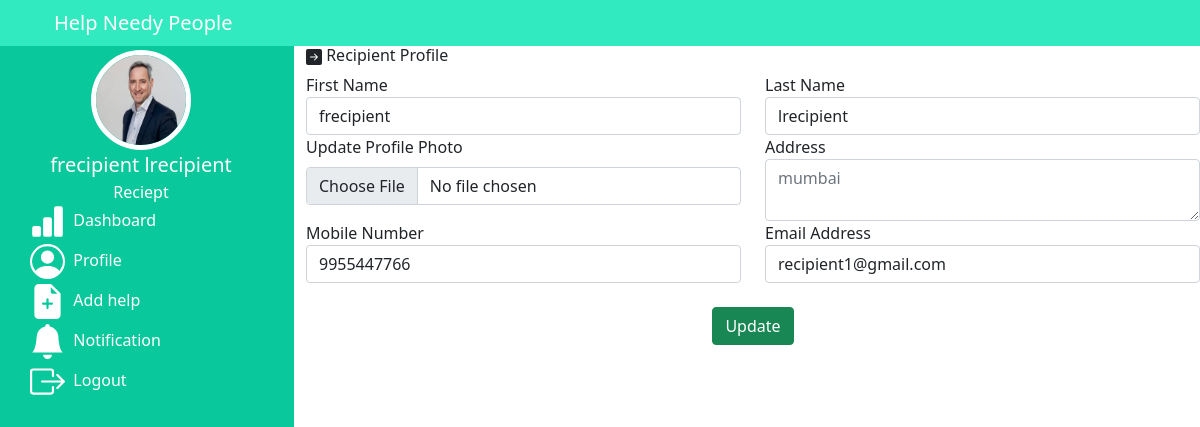
/reciept/rprofile.php (signed in), run on the app's committed database.
### tables this page shows
CREATE TABLE `user` (
  `id` int(6) UNSIGNED NOT NULL,
  `role` varchar(30) NOT NULL,
  `fname` varchar(30) NOT NULL,
  `lname` varchar(30) NOT NULL,
  `photo` varchar(50) DEFAULT NULL,
  `address` varchar(50) DEFAULT NULL,
  `mobile` varchar(30) NOT NULL,
  `email` varchar(50) NOT NULL,
  `pass` varchar(300) NOT NULL,
  `otp` varchar(6) DEFAULT NULL
);

### reciept/rprofile.php (the view, shortened to what this page needs)
<!doctype html>
<html lang="en">
<head>
    <link href="https://cdn.jsdelivr.net/npm/bootstrap@5.0.2/dist/css/bootstrap.min.css" rel="stylesheet"
>
</head>
<body>
    <div class="row sticky-top">
        <div class="col-12">
            <nav class="navbar navbar-expand-lg navbar-dark" style="background-color: rgb(50, 234, 191);">
                <div class="container justify-content-between">
                    <div><a class="navbar-brand" href="reciept.php">Help Needy People</a></div>
                </div>
            </nav>
        </div>
    </div>
    <div class="row">
        <div class="col-3 vh-100  overflow-auto text-white" style="background-color: rgb(9, 200, 155);">
            <div class="row justify-content-around">
            <?php
                  include_once '../includes/conn.php';
                     $aid=$_SESSION['id'];
          $query="select * from user where id='$aid'";
          $result=mysqli_query($conn,$query);
         while ($row=mysqli_fetch_array($result)){
             ?>
                <div class="col-12">
                    <center>
                        <img src=<?= $row['photo']; ?> width="100px" height="100px" alt=""
                            class="rounded-circle border border-white border-5 mt-1">
                    </center>
                </div>
            </div>
            <div class="row  justify-content-around">
                <div class="col-12">
                    <center>
                        <p class="m-0" style="font-size: 20px;"><?= $row['fname']; ?> <?= $row['lname']; ?></p>
                        <p class="m-0 ">Reciept</p>
                    </center>
                </div>
                <?php } ?>
            </div>
            <div class="menu">
                <a href="reciept.php"> &nbsp;Dashboard</a>
                <a href="rprofile.php"> &nbsp;Profile</a>
                    <a href="addhelp.php"> &nbsp;Add help</a>
                <a href="snotifiction.php"><svg xmlns="http://www.w3.org/2000/svg" width="35" height="35"
                        fill="currentColor" class="bi bi-bell-fill" viewBox="0 0 16 16">
                        <path
                            d="M8 16a2 2 0 0 0 2-2H6a2 2 0 0 0 2 2zm.995-14.901a1 1 0 1 0-1.99 0A5.002 5.002 0 0 0 3 6c0 1.098-.5 6-2 7h14c-1.5-1-2-5.902-2-7 0-2.42-1.72-4.44-4.005-4.901z" />
                    </svg> &nbsp;Notification</a>
                <a href="../logout.php"> &nbsp;Logout</a>
            </div>
        </div>
        <div class="col-9 vh-100 overflow-auto">
            <h6> Recipient Profile</h6>
                <form action="../dbopertion.php" method="post" enctype="multipart/form-data">
                <?php
          $query="select * from user where id='$aid'";
          $result=mysqli_query($conn,$query);
         while ($row=mysqli_fetch_array($result)){
             ?>
                <div class="row">
                    <div class="col-6">
                        <div class="form-group">
                            <label>First Name</label>
                            <input type="text" class="form-control" placeholder="Enter First Name" value="<?= $row['fname'];?>"
                                name="fname" required>
                        </div>
                    </div>
                    <div class="col-6">
                        <div class="form-group">
                            <label>Last Name</label>
                            <input type="text" class="form-control" placeholder="Enter last Name" value="<?= $row['lname'];?>"
                                name="lname" required>
                        </div>
                    </div>
                </div>
                <div class="row">
                    <div class="col-6">
                        <label for="formFile" class="form-label">Update Profile Photo</label>
                        <input class="form-control" type="file" name="photo" value="<?= $row['photo'];?>">
                    </div>
                    <div class="col-6">
                        <div class="form-group">
                            <label>Address</label>
                            <textarea class="form-control" id="floatingInput" placeholder= "<?= $row['address'];?>"
                                name="address" rows="2" value="<?= $row['address'];?>"></textarea>
                        </div>
                    </div>
                </div>
                <div class="row">
                    <div class="col-6">
                        <div class="form-group">
                            <label>Mobile Number</label>
                            <input type="text" class="form-control" placeholder="Enter mobile number"
                                name="mobile" value="<?= $row['mobile'];?>" required>
                        </div>
                    </div>
                    <div class="col-6">
                        <div class="form-group">
                            <label>Email Address</label>
                            <input type="text" class="form-control" placeholder="Enter mobile number"
                                name="email" value="<?= $row['email'];?>" required>
                        </div>
                    </div>
                </div>
                <div class="row">
                    <div class="col-12">
                        <br>
                        <center>
                            <input class="btn btn-success justify-content-center" type="submit" value="Update" name="upbtn">
                        </center>
                    </div>
                </div>
                <?php } ?>
            </form>
        </div>
    </div>
</body>
</html>

### reciept/rprofile.php (style rules this page uses)
.menu a { text-decoration: none; display: block; color: white; align-items: center; margin: 0 auto; margin-left: 30px; margin-bottom: 5px; }

### data on the page
user: photo (picture), fname "frecipient", lname "lrecipient", address "mumbai", mobile "9955447766", email "recipient1@gmail.com"
